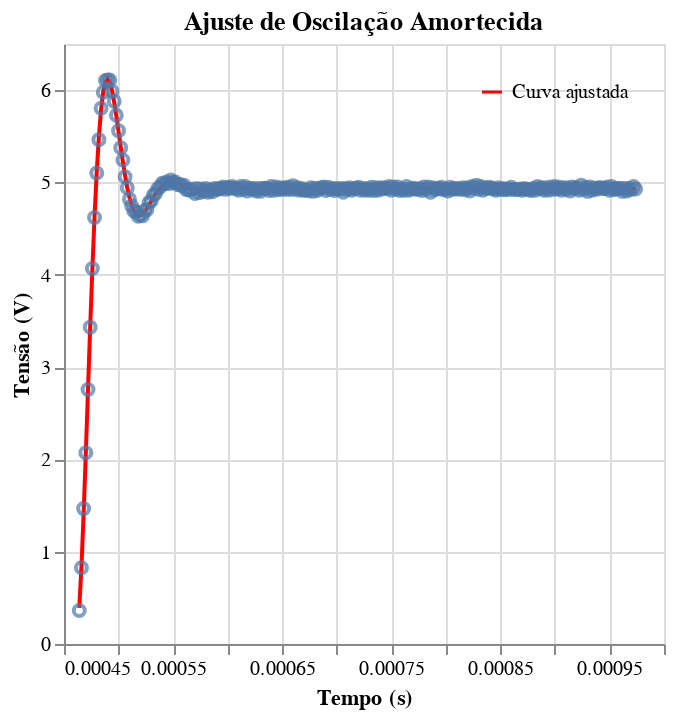

Notebook code for this chart:
### Markdown cell above
### Ajustando a oscilação selecionada

### Code cell
# Dados experimentais
tempo = p4b['Time(s)'].to_numpy()
tensao_ruidosa = p4b['CH2V'].to_numpy()

# Ajuste dos parâmetros usando curve_fit
p0 = [0, 2.5, 39950, 104096, 0.000464]  # Estimativas iniciais para os parâmetros
params, covariance = curve_fit(oscilacao_amortecida, tempo, tensao_ruidosa, p0=p0)

# Parâmetros ajustados
Voff, A, alpha, wp, t0 = params
param_incertezas = np.sqrt(np.diag(covariance))
print(f"Parâmetros ajustados:")
print(f"Voff = {Voff:.4f} V | Incerteza: {param_incertezas[0]}")
print(f"A = {A:.4f} V | Incerteza: {param_incertezas[1]}")
print(f"alpha = {alpha:.4f} s^-1 | Incerteza: {param_incertezas[2]}")
print(f"wp = {wp:.4f} rad/s | Incerteza: {param_incertezas[3]}")
print(f"t0 = {t0:.4f} s | Incerteza: {param_incertezas[4]}")

# Calcular a frequência natural (omega_0) a partir de wp e alpha
omega_0 = np.sqrt(wp**2 + alpha**2)
print(f"Frequência natural (omega_0) = {omega_0:.4f} rad/s")

# Gerar dados ajustados para comparação
tensao_ajustada = oscilacao_amortecida(tempo, *params)

# Criar dataframe para visualização
df = pd.DataFrame({
    'Tempo (s)': tempo,
    'Tensão Medida (V)': tensao_ruidosa,
    'Tensão Ajustada (V)': tensao_ajustada,
    'nome_da_curva_2': 'Curva ajustada'
})

# Visualização com Altair
chart = alt.Chart(df).mark_point().encode(
    x='Tempo (s)',
    y=alt.Y('Tensão Medida (V)', title='Tensão (V)', axis=alt.Axis(grid=True)),
    tooltip=['Tempo (s)', 'Tensão Medida (V)']
).properties(title='Ajuste de Oscilação Amortecida').interactive()

ajuste_chart = alt.Chart(df).mark_line(color='red').encode(
    x='Tempo (s)',
    y='Tensão Ajustada (V)',
    color=alt.Color('nome_da_curva_2', legend=alt.Legend(title="", orient="top-right"), scale=alt.Scale(range=['red']))
)

ajuste_chart + chart

### Figure 1 — Vega-Lite specification as saved in the notebook (floating-point values rounded to 4 significant figures; data arrays with more than 128 entries replaced by an {"elided": "..."} marker saying what was removed)
{"config": {"view": {"continuousWidth": 300, "continuousHeight": 300}}, "layer": [{"mark": {"type": "line", "color": "red"}, "encoding": {"color": {"field": "nome_da_curva_2", "legend": {"orient": "top-right", "title": ""}, "scale": {"range": ["red"]}, "type": "nominal"}, "x": {"field": "Tempo (s)", "type": "quantitative"}, "y": {"field": "Tensão Ajustada (V)", "type": "quantitative"}}}, {"mark": {"type": "point"}, "encoding": {"tooltip": [{"field": "Tempo (s)", "type": "quantitative"}, {"field": "Tensão Medida (V)", "type": "quantitative"}], "x": {"field": "Tempo (s)", "type": "quantitative"}, "y": {"axis": {"grid": true}, "field": "Tensão Medida (V)", "title": "Tensão (V)", "type": "quantitative"}}, "name": "view_16", "title": "Ajuste de Oscilação Amortecida"}], "data": {"name": "data-07792c0e341d23517178e42f0cb6cf05"}, "params": [{"name": "param_21", "select": {"type": "interval", "encodings": ["x", "y"]}, "bind": "scales", "views": ["view_16"]}], "$schema": "https://vega.github.io/schema/vega-lite/v5.20.1.json", "datasets": {"data-07792c0e341d23517178e42f0cb6cf05": {"elided": "256 records"}}}
